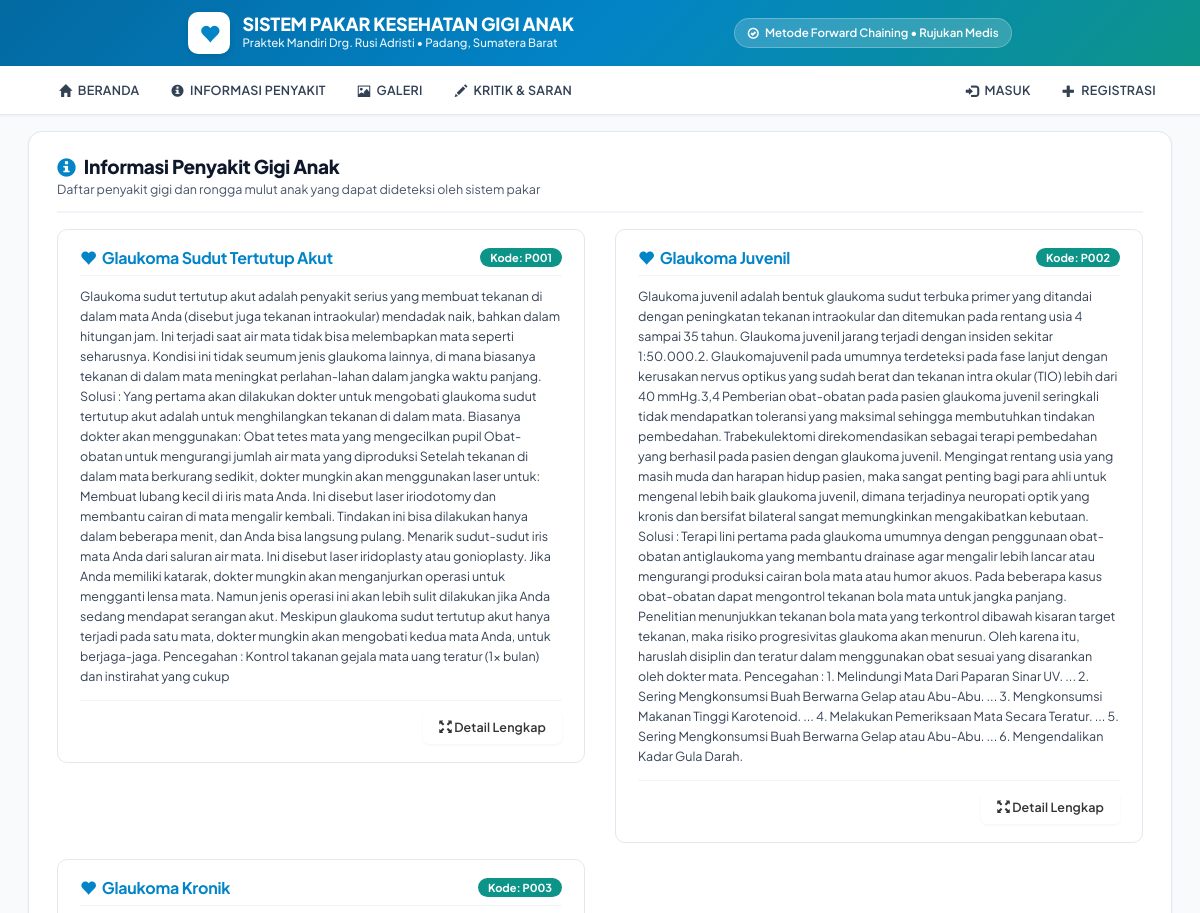
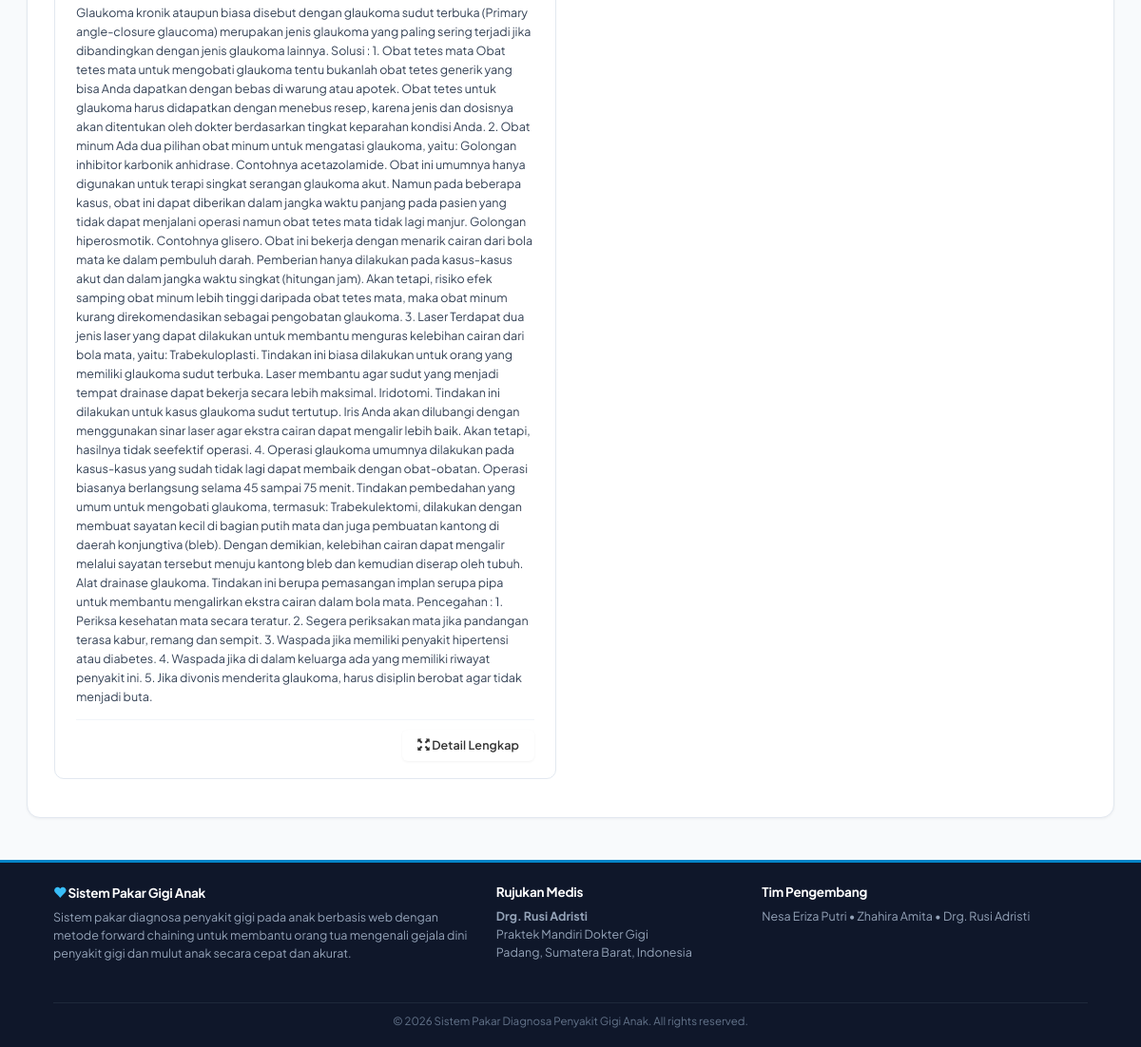
Page /informasi_penyakit.php on the earlier database version (2 pictures, top to bottom).
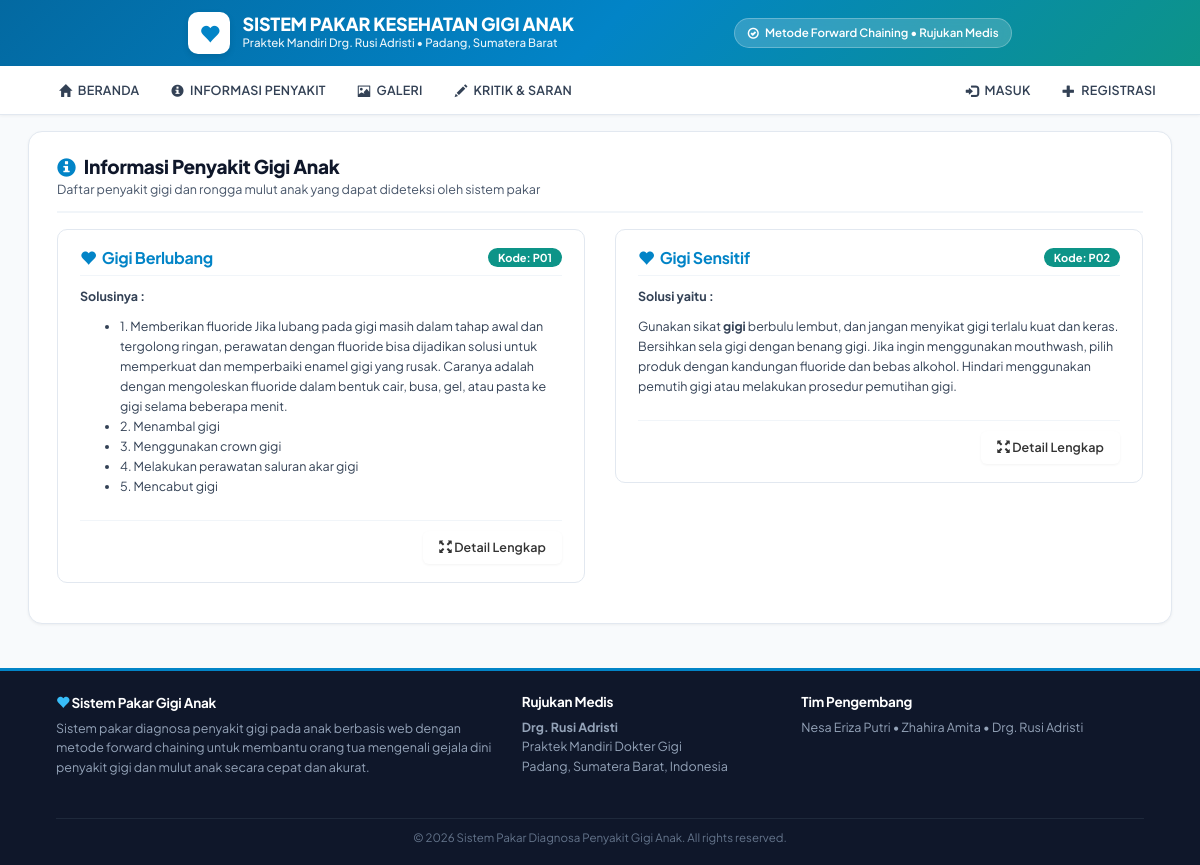
Same page on the later database version.
### tables this page shows
CREATE TABLE `penyakit` (
  `id_penyakit` varchar(5) NOT NULL,
  `nm_penyakit` varchar(70) NOT NULL,
  `keterangan` text NOT NULL
);

### informasi_penyakit.php (the view, shortened to what this page needs)
<?php
include "library.php";
?>
<body>
<?php
include "template/kiri.php";
?>
<div class="page-header-custom">
  <div>
    <h3 class="page-title"><span class="glyphicon glyphicon-info-sign" style="color:var(--primary);"></span> Informasi Penyakit Gigi Anak</h3>
    <div class="page-subtitle">Daftar penyakit gigi dan rongga mulut anak yang dapat dideteksi oleh sistem pakar</div>
  </div>
</div>
<div class="row">
<?php
$kueri = mysqli_query($koneksi, "SELECT * FROM penyakit ORDER BY id_penyakit ASC");
if(mysqli_num_rows($kueri) < 1) {
  echo "<div class='col-xs-12'><div class='alert alert-info'>Belum ada data penyakit gigi yang tersimpan.</div></div>";
} else {
  while ($isi = mysqli_fetch_array($kueri, MYSQLI_BOTH)){
?>
  <div class="col-md-6 col-sm-12" style="margin-bottom:16px;">
    <div class="article-card" style="height:100%; display:flex; flex-direction:column; justify-content:space-between; margin-bottom:0;">
      <div>
        <div style="display:flex; justify-content:space-between; align-items:center; flex-wrap:wrap; gap:8px; margin-bottom:10px; border-bottom:1px solid var(--slate-100); padding-bottom:8px;">
          <h4 style="margin:0; font-size:16px; font-weight:700; color:var(--primary); display:flex; align-items:center; gap:6px;">
            <span class="glyphicon glyphicon-heart"></span> <?php echo htmlspecialchars($isi['nm_penyakit']); ?>
          </h4>
          <span class="badge" style="background:var(--teal); font-size:11px; padding:4px 10px;">
            Kode: <?php echo htmlspecialchars($isi['id_penyakit']); ?>
          </span>
        </div>
        <div style="color:var(--slate-700); line-height:1.6; font-size:12.5px;">
          <?php echo $isi['keterangan']; ?>
        </div>
      </div>
      <div style="margin-top:14px; padding-top:10px; border-top:1px solid var(--slate-100); text-align:right;">
        <a href="penyakit.php?id_penyakit=<?php echo urlencode($isi['id_penyakit']); ?>" class="btn btn-default btn-sm">
          <span class="glyphicon glyphicon-fullscreen"></span> Detail Lengkap
        </a>
      </div>
    </div>
  </div>
<?php
  }
}
?>
</div>
<?php
include "template/kanan.php";
include "template/footer.php";
?>

Differences in the rows shown:
removed penyakit: nm_penyakit "Glaukoma Sudut Tertutup Akut", id_penyakit "P001", keterangan "Glaukoma sudut tertutup akut adalah penyakit serius yang membuat tekanan di dalam mata Anda (disebut juga tekanan intraokular) mendadak naik, bahkan dalam hitungan jam. Ini terjadi saat air mata tidak bisa melembapkan mata seperti seharusnya. Kondisi ini tidak seumum jenis glaukoma lainnya, di mana biasanya tekanan di dalam mata meningkat perlahan-lahan dalam jangka waktu panjang. Solusi : Yang pertama akan dilakukan dokter untuk mengobati glaukoma sudut tertutup akut adalah untuk menghilangkan tekanan di dalam mata. Biasanya dokter akan menggunakan: Obat tetes mata yang mengecilkan pupil Obat-obatan untuk mengurangi jumlah air mata yang diproduksi Setelah tekanan di dalam mata berkurang…"
removed penyakit: nm_penyakit "Glaukoma Juvenil", id_penyakit "P002", keterangan "Glaukoma juvenil adalah bentuk glaukoma sudut terbuka primer yang ditandai dengan peningkatan tekanan intraokular dan ditemukan pada rentang usia 4 sampai 35 tahun. Glaukoma juvenil jarang terjadi dengan insiden sekitar 1:50.000.2. Glaukomajuvenil pada umumnya terdeteksi pada fase lanjut dengan kerusakan nervus optikus yang sudah berat dan tekanan intra okular (TIO) lebih dari 40 mmHg.3,4 Pemberian obat-obatan pada pasien glaukoma juvenil seringkali tidak mendapatkan toleransi yang maksimal sehingga membutuhkan tindakan pembedahan. Trabekulektomi direkomendasikan sebagai terapi pembedahan yang berhasil pada pasien dengan glaukoma juvenil. Mengingat rentang usia yang masih muda dan harapan…"
removed penyakit: nm_penyakit "Glaukoma Kronik", id_penyakit "P003", keterangan "Glaukoma kronik ataupun biasa disebut dengan glaukoma sudut terbuka (Primary angle-closure glaucoma) merupakan jenis glaukoma yang paling sering terjadi jika dibandingkan dengan jenis glaukoma lainnya. Solusi : 1. Obat tetes mata Obat tetes mata untuk mengobati glaukoma tentu bukanlah obat tetes generik yang bisa Anda dapatkan dengan bebas di warung atau apotek. Obat tetes untuk glaukoma harus didapatkan dengan menebus resep, karena jenis dan dosisnya akan ditentukan oleh dokter berdasarkan tingkat keparahan kondisi Anda. 2. Obat minum Ada dua pilihan obat minum untuk mengatasi glaukoma, yaitu: Golongan inhibitor karbonik anhidrase. Contohnya acetazolamide. Obat ini umumnya hanya digunakan…"
added penyakit: nm_penyakit "Gigi Berlubang", id_penyakit "P01", keterangan "Solusinya : 1. Memberikan fluoride Jika lubang pada gigi masih dalam tahap awal dan tergolong ringan, perawatan dengan fluoride bisa dijadikan solusi untuk memperkuat dan memperbaiki enamel gigi yang rusak. Caranya adalah dengan mengoleskan fluoride dalam bentuk cair, busa, gel, atau pasta ke gigi selama beberapa menit. 2. Menambal gigi 3. Menggunakan crown gigi 4. Melakukan perawatan saluran akar gigi 5. Mencabut gigi"
added penyakit: nm_penyakit "Gigi Sensitif", id_penyakit "P02", keterangan "Solusi yaitu : Gunakan sikat gigi berbulu lembut, dan jangan menyikat gigi terlalu kuat dan keras. Bersihkan sela gigi dengan benang gigi. Jika ingin menggunakan mouthwash, pilih produk dengan kandungan fluoride dan bebas alkohol. Hindari menggunakan pemutih gigi atau melakukan prosedur pemutihan gigi."
